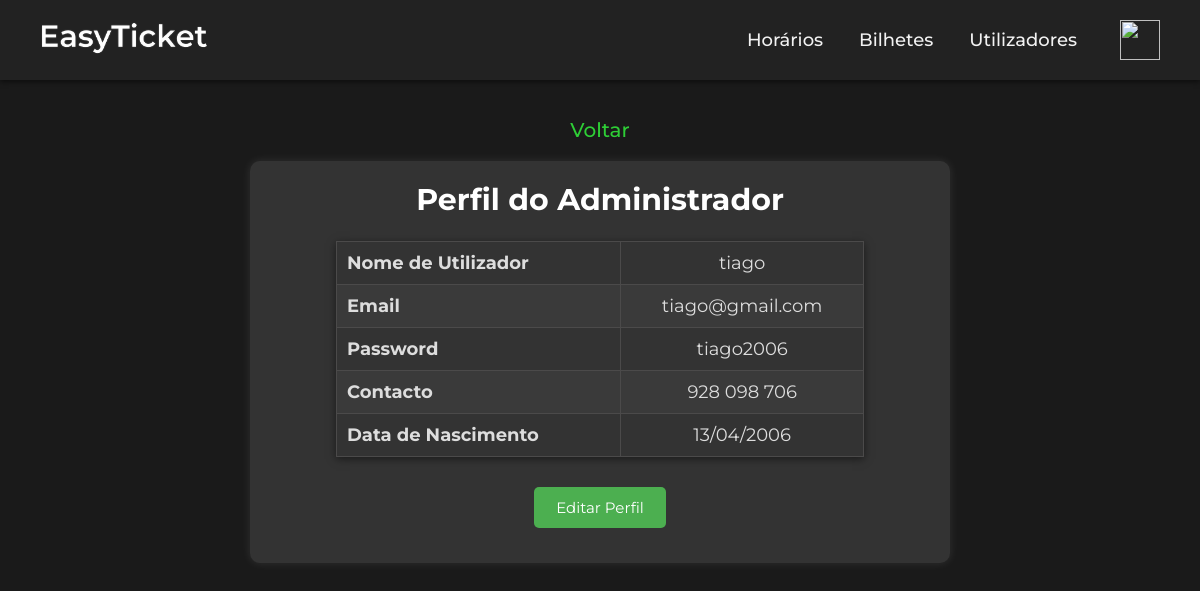
Screenshot of /perfil.php (signed in) with the database file from the repository.
### tables this page shows
CREATE TABLE `utilizadores` (
  `id_utilizador` int(11) NOT NULL,
  `nome_utilizador` varchar(50) NOT NULL,
  `tipo_utilizador` set('admin','user','semregisto') NOT NULL,
  `email_utilizador` varchar(50) NOT NULL,
  `password_utilizador` varchar(16) NOT NULL,
  `contacto_utilizador` int(9) NOT NULL,
  `data_nasc` date NOT NULL,
  `ativo` set('1','0') NOT NULL,
  `saldo` decimal(10,2) DEFAULT NULL
);

### perfil.php (the view, shortened to what this page needs)
<?php
if ($_SESSION['tipo_utilizador'] == 'admin') {
    require_once('menu.php');
} elseif ($_SESSION['tipo_utilizador'] == 'user') {
    require_once('menu2.php');
}
require_once('ligarbd.php');
$id_utilizador = $_SESSION['id_utilizador'];
if (isset($_GET['updated']) && $_GET['updated'] == 'true') {
    $nome_utilizador = $_GET['nome_utilizador'];
    $email_utilizador = $_GET['email_utilizador'];
    $password_utilizador = $_GET['password_utilizador'];
    $contacto_utilizador = $_GET['contacto_utilizador'];
    $data_nasc = $_GET['data_nasc'];
    $saldo = $_GET['saldo'];
} else {
    $consulta = "SELECT * FROM utilizadores WHERE id_utilizador = '$id_utilizador'";
    $resultado = mysqli_query($basedados, $consulta);
    if ($resultado && mysqli_num_rows($resultado) > 0) {
        $dados_utilizador = mysqli_fetch_assoc($resultado);
        $nome_utilizador = $dados_utilizador['nome_utilizador'];
        $email_utilizador = $dados_utilizador['email_utilizador'];
        $password_utilizador = $dados_utilizador['password_utilizador'];
        $contacto_utilizador = formatarContacto($dados_utilizador['contacto_utilizador']);
        $data_nasc = formatarDataNascimento($dados_utilizador['data_nasc']);
    }
}
function formatarContacto($contacto) {
    return substr($contacto, 0, 3) . ' ' . substr($contacto, 3, 3) . ' ' . substr($contacto, 6);
}
function formatarDataNascimento($data) {
    return date('d/m/Y', strtotime($data));
}
?>
<html>
<head>
    <link rel="stylesheet" href="style_perfil.css">
</head>
<body>
    <center>
    <br><br>
    <a href="inicio.php">Voltar</a>
    <br><br>
    <div class="dados">
    <?php if ($_SESSION['tipo_utilizador'] === "admin"): ?>
        <h2>Perfil do Administrador</h2>
    <?php else: ?>
        <h2>Perfil do Utilizador</h2>
    <?php endif; ?>
    <br><br>
    <table>
        <tr>
            <td><strong>Nome de Utilizador</strong></td>
            <td style="text-align: center;"><?php echo $nome_utilizador; ?></td>
        </tr>
        <tr>
            <td><strong>Email</strong></td>
            <td style="text-align: center;"><?php echo $email_utilizador; ?></td>
        </tr>
        <tr>
            <td><strong>Password</strong></td>
            <td style="text-align: center;"><?php echo $password_utilizador; ?></td>
        </tr>
        <tr>
            <td><strong>Contacto</strong></td>
            <td style="text-align: center;"><?php echo $contacto_utilizador; ?></td>
        </tr>
        <tr>
            <td><strong>Data de Nascimento</strong></td>
            <td style="text-align: center;"><?php echo $data_nasc; ?></td>
        </tr>
    </table>
    <div class="button-container">
        <form action="perfil_editar.php">
            <input type="submit" value="Editar Perfil" class="btn editar">
        </form>
    </div>
</div>
    </center>
</body>
</html>

### style_navbar.css (style rules this page uses)
body { font-family: Arial, sans-serif; font-weight: 500; margin: 0; padding: 0; background-color: #1a1a1a; color: #f4f4f4; }
* { margin: 0; padding: 0; box-sizing: border-box; font-family: 'Montserrat', sans-serif; user-select: none; -moz-user-select: none; -webkit-user-select: none; -ms-user-select: none; -webkit-user-drag: none; -khtml-user-drag: none; -moz-user-drag: none; -o-user-drag: none; }
span,svg, button,input, img:active, a:active { -webkit-tap-highlight-color: rgba(0, 0, 0, 0); -webkit-focus-ring-color: rgba(0, 0, 0, 0); outline: none !important; }
@media screen and (max-width: 1919px) and (min-width: 501px) { h2 { font-size: 30px; } }
@media screen and (max-width: 1919px) and (min-width: 501px) { body { font-family: Arial, sans-serif; font-weight: 500; margin: 0; padding: 0; background-color: #1a1a1a; color: #f4f4f4; } }
@media screen and (max-width: 1919px) and (min-width: 501px) { a { color: #2ece36; font-weight: 500; font-size: 20px; text-decoration: none; transition: color 0.3s ease; } }

### style_perfil.css (style rules this page uses)
@media screen and (max-width: 1919px) { .dados { background-color: #333333; color: #fff; padding: 20px; max-width: 700px; height: auto; border-radius: 10px; box-shadow: 0 0 10px rgba(255, 255, 255, 0.1); } }
@media screen and (max-width: 1919px) { .dados h2 { font-size: 30px; margin-bottom: -15px; } }
@media screen and (max-width: 1919px) { .dados table { width: 80%; height: auto; border-collapse: collapse; font-size: 18px; background-color: #333; box-shadow: 0 2px 8px rgba(0, 0, 0, 0.5); } }
@media screen and (max-width: 1919px) { .dados table td, .dados table th { border: 1px solid #4b4a4a; padding: 10px; text-align: left; color: #ddd; } }
@media screen and (max-width: 1919px) { .dados table tr:nth-child(even) { background-color: #3a3a3a; } }
@media screen and (max-width: 1919px) { .dados form { display: inline-block; } }
@media screen and (max-width: 1919px) { .dados .button-container { display: flex; justify-content: center; gap: 20px; margin-top: 30px; margin-bottom: 15px; } }
@media screen and (max-width: 1919px) { .dados input[type="submit"] { color: white; padding: 11px 22px; font-size: 15px; border: none; border-radius: 5px; cursor: pointer; transition: background-color 0.3s, transform 0.3s; } }
@media screen and (max-width: 1919px) { .dados input[type="submit"].editar { background-color: #4CAF50; } }

### rows the page displays
utilizadores: nome_utilizador "tiago", email_utilizador "tiago@gmail.com", password_utilizador "tiago2006", contacto_utilizador "928 098 706", data_nasc "13/04/2006"
